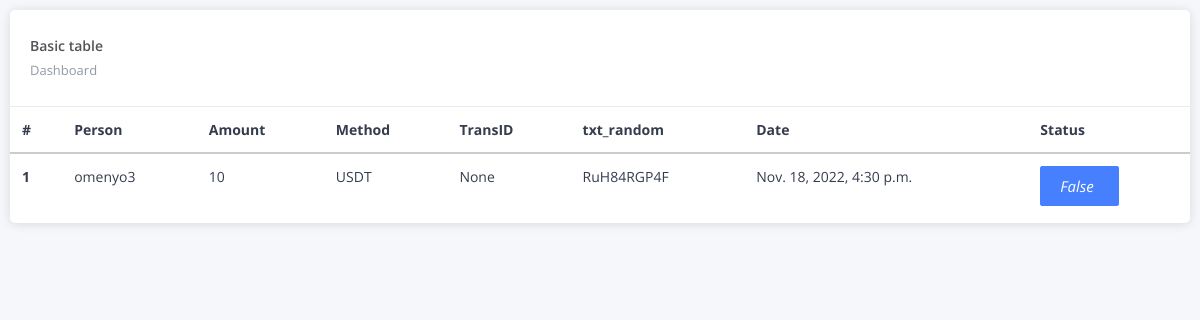
Page /deposit_table on the earlier database version.
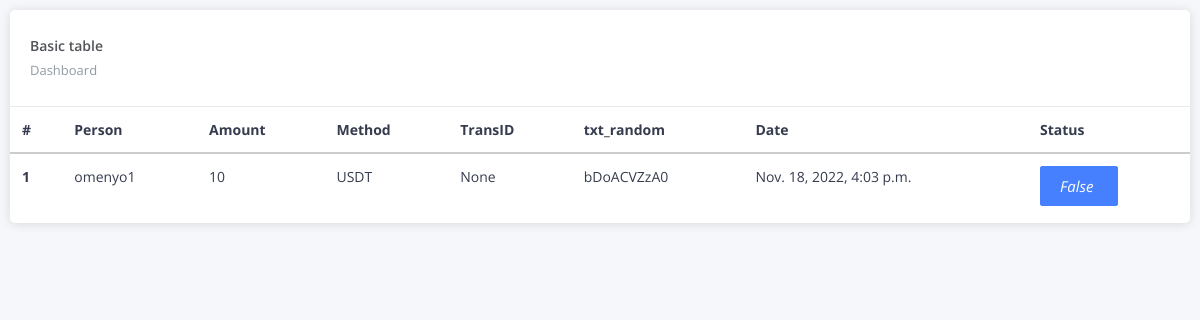
Same page on the later database version.
### main/models.py (models this page shows, shortened)
class Deposit(models.Model):
	person = models.CharField(max_length=1000)
	amount= models.CharField(max_length=1000)
	method=models.ForeignKey(Currencie, on_delete=models.CASCADE, default=1)
	wallet =models.CharField(max_length=1000, default=1)
	transID =models.CharField(max_length=1000, default=1)
	txt_random=models.CharField(max_length=1000, default=1)
	date_deposit =models.DateTimeField(default=datetime.datetime.today)
	status=models.BooleanField(default=False)
	class Meta:
		ordering = ('-date_deposit', )

class Currencie(models.Model):
	name = models.CharField(max_length=1000)

### main/views.py (the view)
# urls.py: path('deposit_table', views.deposit_table, name='deposit_table'),
def deposit_table(request):
    deposits= Deposit.objects.filter(status=False)
    context={'deposits':deposits}
    return render(request,'super.html',context)

### templates/super.html (shortened to what this page needs)
{% extends 'base2.html' %}
{% load static %}
{% load crispy_forms_tags %}
{% block body %}
<div class="pcoded">
    <div class="pcoded-inner-content">
        <div class="main-body">
            <div class="page-body">
                <div class="card">
                    <div class="card-header">
                        <h5>Basic table</h5>
                        <a href="/admin/"><span>Dashboard</span></a>
                        <div class="card-header-right">    <ul class="list-unstyled card-option">        <li><i class="icofont icofont-simple-left "></i></li>        </ul></div>
                    </div>
                    <div class="card-block table-border-style">
                        <div class="table-responsive">
                            <table class="table">
                                <thead>
                                    <tr>
                                        <th>#</th>
                                        <th>Person</th>
                                        <th>Amount</th>
                                        <th>Method</th>
                                        <th>TransID</th>
                                        <th>txt_random</th>
                                        <th>Date</th>
                                        <th>Status</th>
                                    </tr>
                                </thead>
                                <tbody>
                                    {% for brand in deposits %}
                                    <tr>
                                        <th scope="row">{{ forloop.counter }}</th>
                                        <td>{{ brand.person }}</td>
                                        <td>{{ brand.amount }}</td>
                                        <td>{{ brand.method.name }}</td>
                                        <td>{{ brand.transID }}</td>
                                        <td>{{ brand.txt_random }}</td>
                                        <td>{{ brand.date_deposit }}</td>
                                        <td><a href="{% url 'deposit_update' brand.id %}" class="btn btn-primary">
                                        <i class="fa fa-edit">{{ brand.status }}</i>
                                        </a></td>
                                    </tr>
                                    {% endfor %}
                                </tbody>
                            </table>
                        </div>
                    </div>
                </div>
{% endblock %}

Differences in the rows shown:
no longer on this page (row edited): Deposit: person "omenyo3", amount "10", method.name "USDT", transID "None", txt_random "RuH84RGP4F", date_deposit "Nov. 18, 2022, 4:30 p.m.", status "False"
now on this page (row edited): Deposit: person "omenyo1", amount "10", method.name "USDT", transID "None", txt_random "bDoACVZzA0", date_deposit "Nov. 18, 2022, 4:03 p.m.", status "False"
